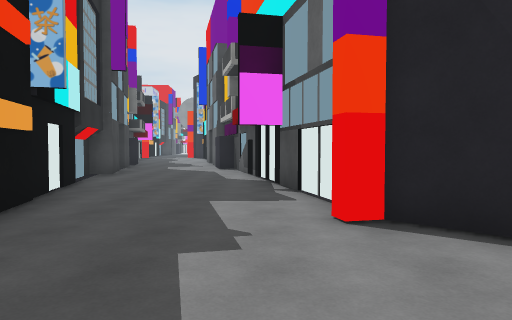
[1] (above)

14 first-person views from a walk through a Unity game level. The camera is 1.5 m above the floor, tilts 2° down and sees 70° across. The floor is counted in squares, 2 m on a side. Each view is taken from the middle of a square. On the plan, view 1 faces up. The plan holds only what a view shows up to about 11 squares ahead; the rest is blank. The place goes on beyond the plan. The player is left out. Some animated figures are not drawn. Some surface patterns are stand-ins.

[2]
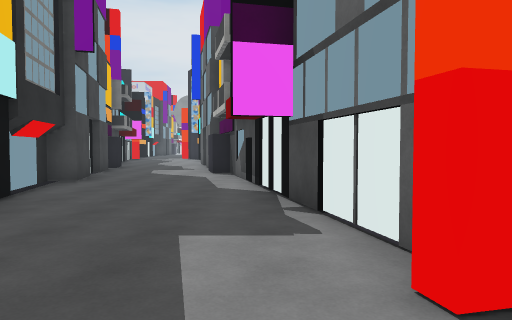

[3]
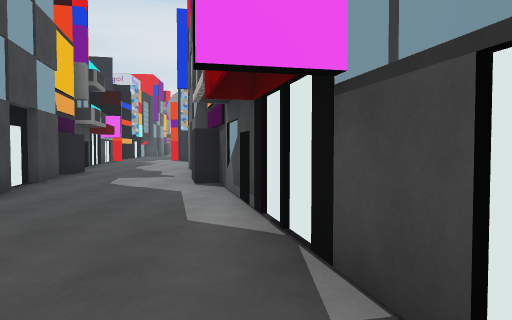

[4]
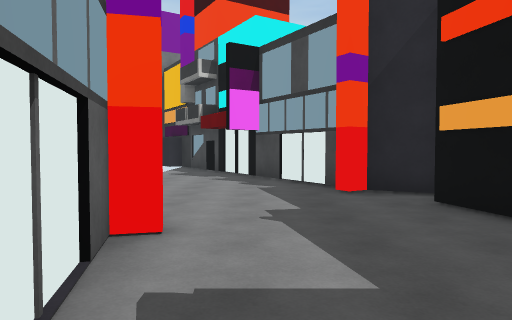

[5]
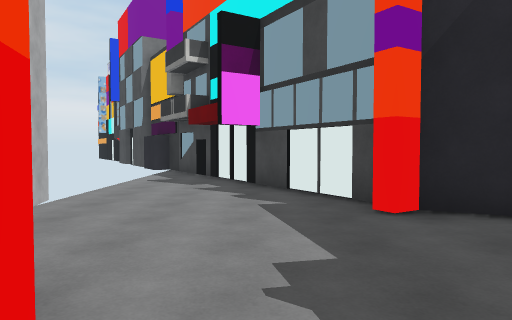

[6]
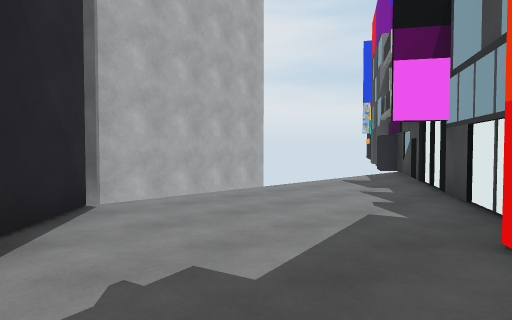

[7]
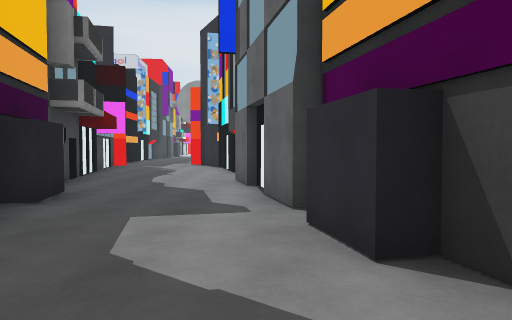

[8]
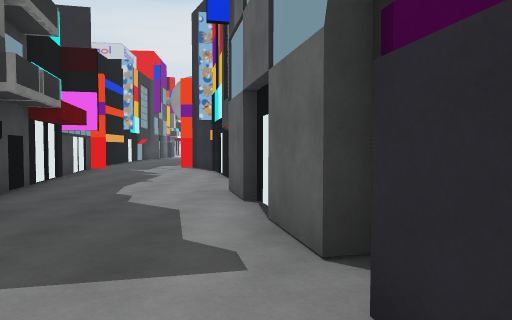

[9]
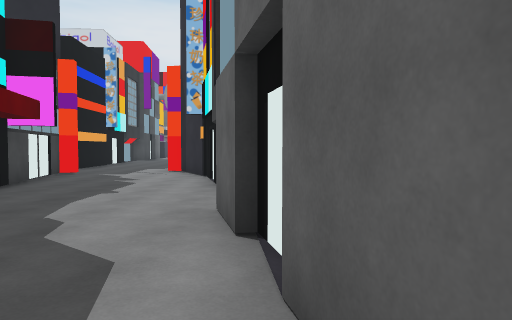

[10]
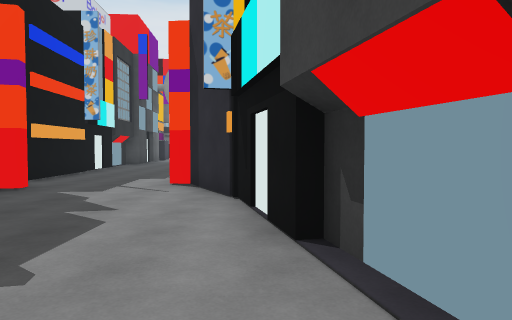

[11]
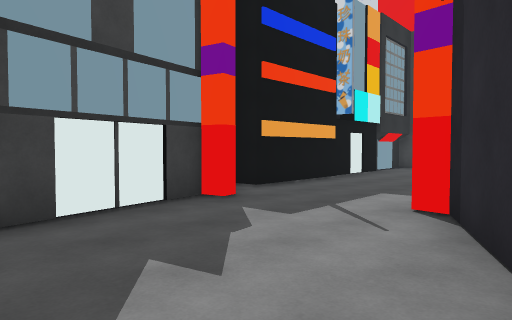

[12]
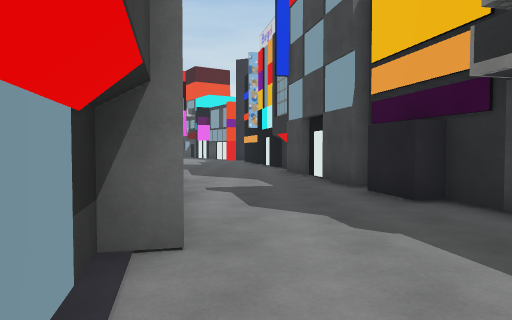

[13]
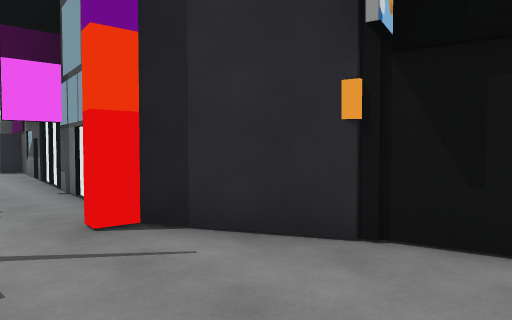

[14]
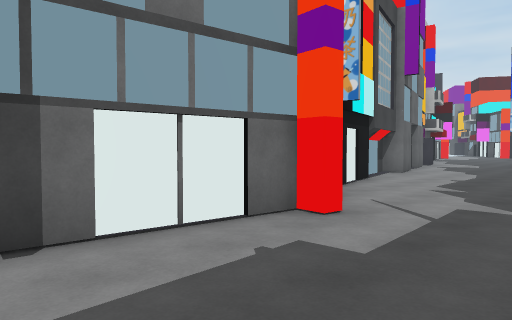

### Floor plan
Points are (right, up) in squares from view 1. A wall is a line through its corners. A room is listed if a view was taken in it or the views show most of it. See-through windows are left out.
Room 1 (views 1, 2, 3, 4, 5, 6, 7, 8, 9)
walls: (-3.8, 7.6) (-2.5, 2); (1.3, 3.7) (-0.7, 12.5) (-1.1, 12.4) (-1.4, 13.7); (-2.9, 1.2) (-1.9, 0.8) (-1.5, 1) (-1.3, 0.7); (2.8, 2.2) (1.3, 3.7) (0.8, 3.5); (-1.6, 0.2) (2.5, -6.5); (-4.2, 11.3) (-3.9, 10) (-4.5, 9.9) (-4.1, 8); (3.5, 0.7) (3.2, 2); (-4.7, 12.6) (-4.4, 11.2); (-1.6, 14.4) (-1.9, 15.9); (-4.8, 14) (-4.5, 12.6); (-1.7, 16.4) (-1.8, 17.2); (-5.3, 16) (-5, 14.8)
ways out: opening at (-3.5, 16.5) to room 2
Room 2 (views 10, 11, 12, 13, 14)
walls: (-3.3, 23.4) (-4.3, 25.3) (-4.7, 25.3) (-4.7, 25.6) (-4.2, 25.6) (-3.8, 29.3); (-7.3, 24.9) (-7.3, 24.5) (-7.6, 24.4) (-5.7, 15.9); (-2.7, 20.8) (-3.3, 23.5); (-2.2, 17.1) (-2.5, 18.4) (-1.9, 18.5) (-2.5, 21); (-8.2, 29.6) (-8, 26)
ways out: opening at (-3.5, 16.5) to room 1

Where each view was taken, in squares from view 1:
view 1: 0 up, 0 right, facing up
view 2: 2 up, 0 right, facing up
view 3: 5 up, 0 right, facing up
view 4: 7 up, 0 right, facing down
view 5: 5 up, 0 right, facing down
view 6: 4 up, 2 left, facing down-right
view 7: 10 up, 2 left, facing up
view 8: 12 up, 2 left, facing up
view 9: 14 up, 2 left, facing up
view 10: 18 up, 3 left, facing up
view 11: 21 up, 3 left, facing up-left
view 12: 21 up, 3 left, facing down
view 13: 22 up, 6 left, facing up-right
view 14: 29 up, 7 left, facing down-right
